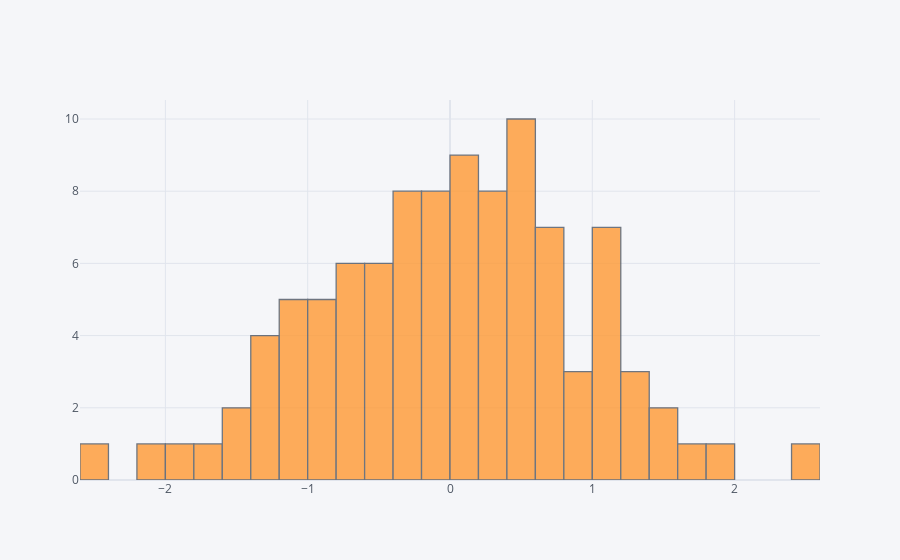

Notebook code cell kept with this figure:
### Code cell
df['A'].iplot(kind='hist',bins=25)

### Figure 1 — Plotly figure (JSON) as saved in the notebook; plotly's stock layout.template omitted (floating-point values rounded to 4 significant figures)
{"data": [{"histfunc": "count", "histnorm": "", "marker": {"color": "rgba(255, 153, 51, 1.0)", "line": {"color": "#4D5663", "width": 1.3}}, "name": "A", "nbinsx": 25, "opacity": 0.8, "orientation": "v", "type": "histogram", "x": [-1.174, -0.5005, 0.4801, 0.4743, -2.403, 0.09308, 0.6604, 0.02975, -0.6382, 0.4843, -0.449, -0.4698, 0.4139, 1.055, -0.655, 0.8959, 0.5226, -1.043, 1.665, 0.1324, 0.04557, 1.258, -0.7672, -1.237, -0.007927, 0.7705, 1.088, 0.9321, -1.404, -0.8347, 0.4049, 0.5474, 0.1277, -0.02834, -0.4922, -1.433, -0.3877, -0.7132, 0.2447, 0.2386, 0.0076, -0.2877, -1.371, -0.3722, -0.4801, 0.1142, 0.2484, -1.959, -1.31, 0.695, 0.7058, -0.7447, -0.1067, -0.2459, 0.2317, 1.145, 1.37, 0.6457, -0.9907, 0.3121, 0.247, 0.4732, 1.57, 0.6983, 1.249, 0.2143, -1.616, 1.975, -0.1692, -0.9693, 0.1146, -0.3252, -1.056, 1.521, -0.1588, -1.311, 1.006, -2.106, 0.4817, -1.024, -0.4346, -1.056, 0.04655, 0.4875, 1.155, -0.6868, 1.014, 0.2306, -0.2258, 1.108, 2.43, -0.3457, 0.7836, -0.1889, -0.2137, -0.9585, -0.1583, 0.8661, -0.9367, -0.04043]}], "layout": {"barmode": "overlay", "legend": {"bgcolor": "#F5F6F9", "font": {"color": "#4D5663"}}, "paper_bgcolor": "#F5F6F9", "plot_bgcolor": "#F5F6F9", "title": {"font": {"color": "#4D5663"}}, "xaxis": {"gridcolor": "#E1E5ED", "showgrid": true, "tickfont": {"color": "#4D5663"}, "title": {"font": {"color": "#4D5663"}, "text": ""}, "zerolinecolor": "#E1E5ED"}, "yaxis": {"gridcolor": "#E1E5ED", "showgrid": true, "tickfont": {"color": "#4D5663"}, "title": {"font": {"color": "#4D5663"}, "text": ""}, "zerolinecolor": "#E1E5ED"}}}
